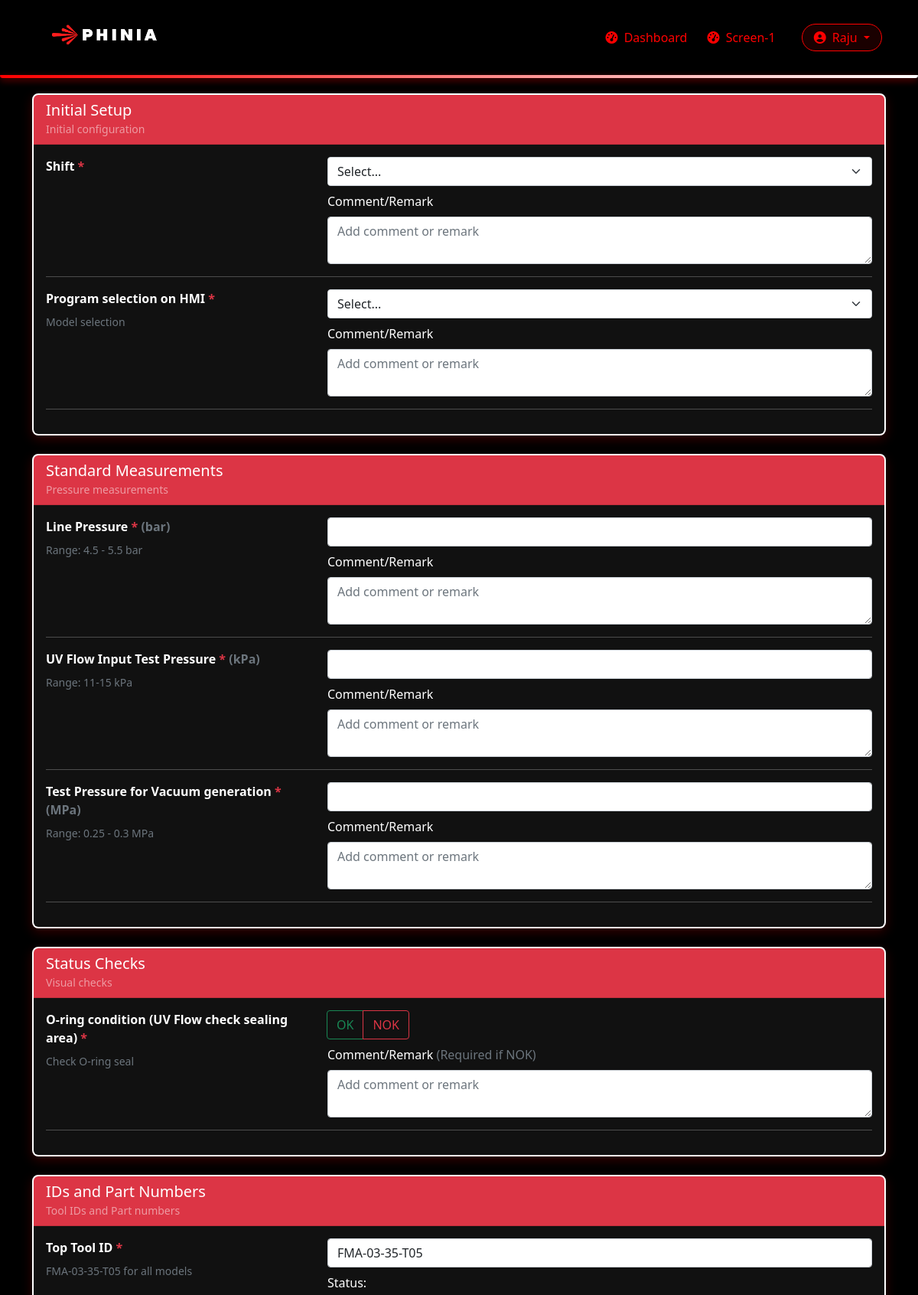
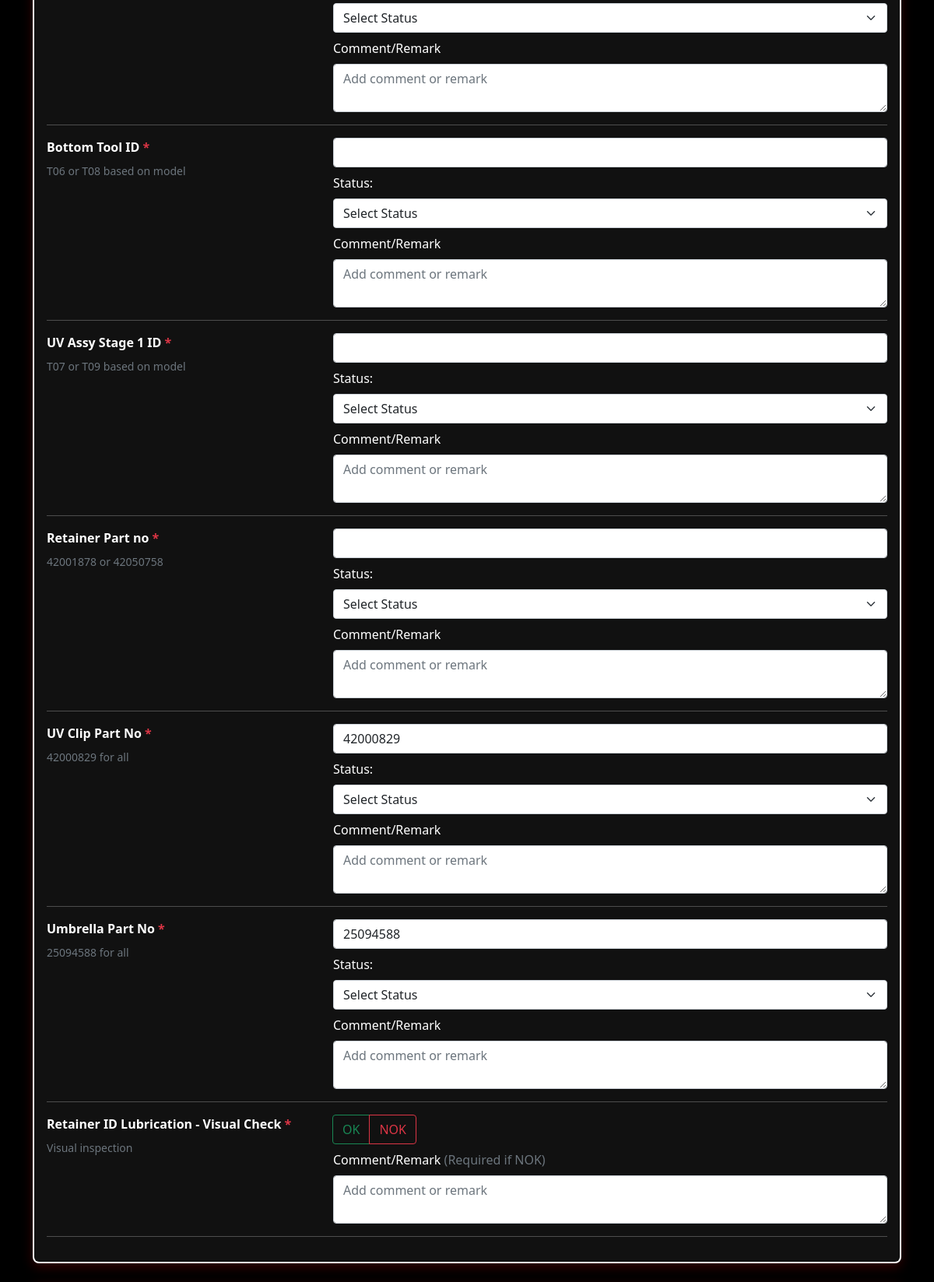
/responses/13/edit/ (signed in, upper part), run on the app's committed database (2 pictures, top to bottom).
### main/models.py (models this page shows, shortened)
class User(AbstractUser):
    USER_TYPES = (
        ('operator', 'Operator'),
        ('shift_supervisor', 'Shift Supervisor'),
        ('quality_supervisor', 'Quality Supervisor'),
    )
    company_id = models.CharField(max_length=100, blank=True, null=True)
    skill_matrix_level = models.CharField(max_length=200, blank=True, null=True)
    user_type = models.CharField(max_length=20, choices=USER_TYPES)

class ChecksheetSection(models.Model):
    checksheet = models.ForeignKey(Checksheet, on_delete=models.CASCADE, related_name='sections')
    name = models.CharField(max_length=200, verbose_name="Section Name")
    name_hindi = models.CharField(max_length=200, blank=True, verbose_name="Section Name (Hindi)")
    description = models.TextField(blank=True, verbose_name="Section Description")
    order = models.PositiveIntegerField(default=0, verbose_name="Display Order")
    is_active = models.BooleanField(default=True, verbose_name="Active")
    class Meta:
        ordering = ['checksheet', 'order', 'name']
        unique_together = ['checksheet', 'name']
        verbose_name = "Checksheet Section"
        verbose_name_plural = "Checksheet Sections"

class ChecksheetField(models.Model):
    FIELD_TYPE_CHOICES = [
        ('text', 'Text Input'),
        ('number', 'Number Input'),
        ('decimal', 'Decimal Input'),
        ('dropdown', 'Dropdown Select'),
        ('ok_nok', 'OK/NOK'),
        ('yes_no', 'Yes/No'),
        ('date', 'Date'),
        ('time', 'Time'),
        ('datetime', 'Date & Time'),
        ('checkbox', 'Checkbox'),
        ('textarea', 'Text Area'),
    ]
    section = models.ForeignKey(ChecksheetSection, on_delete=models.CASCADE, related_name='fields')
    label = models.CharField(max_length=300, verbose_name="Field Label")
    label_hindi = models.CharField(max_length=300, blank=True, verbose_name="Field Label (Hindi)")
    field_type = models.CharField(max_length=20, choices=FIELD_TYPE_CHOICES, default='text')
    choices = models.TextField(
        blank=True,
        verbose_name="Choices (comma-separated)",
        help_text="For dropdown fields, enter choices separated by commas"
    )
    is_required = models.BooleanField(default=True, verbose_name="Required Field")
    min_value = models.FloatField(null=True, blank=True, verbose_name="Minimum Value")
    max_value = models.FloatField(null=True, blank=True, verbose_name="Maximum Value")
    unit = models.CharField(max_length=50, blank=True, verbose_name="Unit (e.g., bar, kPa, LPM)")
    help_text = models.CharField(max_length=500, blank=True, verbose_name="Help Text")
    help_text_hindi = models.CharField(max_length=500, blank=True, verbose_name="Help Text (Hindi)")
    default_value = models.CharField(max_length=200, blank=True, verbose_name="Default Value")
    placeholder = models.CharField(max_length=200, blank=True, verbose_name="Placeholder Text")
    auto_fill_based_on_model = models.BooleanField(
        default=False,
        verbose_name="Auto-fill based on selected model"
    )
    model_value_mapping = models.JSONField(
        null=True,
        blank=True,
        verbose_name="Model Value Mapping"
    )
    has_status_field = models.BooleanField(
        default=False,
        verbose_name="Has Status Field (OK/NOK)"
    )
    requires_comment_if_nok = models.BooleanField(
        default=False,
        verbose_name="Require comment if NOK/No"
    )
    order = models.PositiveIntegerField(default=0, verbose_name="Display Order")
    is_active = models.BooleanField(default=True, verbose_name="Active")
    class Meta:
        ordering = ['section', 'order', 'label']
        verbose_name = "Checksheet Field"
        verbose_name_plural = "Checksheet Fields"
    def get_choices_list(self):
        if self.choices:
            return [choice.strip() for choice in self.choices.split(',')]
        return []

### main/views.py (the view, shortened to what this page needs)
# urls.py: path('responses/<int:response_id>/edit/', views.edit_checksheet_response, name='edit_checksheet_response'),
@login_required
def edit_checksheet_response(request, response_id):
    response = get_object_or_404(
        ChecksheetResponse.objects.select_related('checksheet', 'filled_by'),
        pk=response_id
    )
    is_owner = response.filled_by == request.user
    is_supervisor = request.user.user_type in ['shift_supervisor', 'quality_supervisor']
    is_admin = request.user.is_superuser
    if not (is_owner or is_supervisor or is_admin):
        messages.error(request, 'You do not have permission to edit this checksheet.')
        return redirect('checksheet_response_detail', response_id=response.id)
    editable_statuses = ['draft', 'rejected']
    if is_supervisor or is_admin:
        editable_statuses.extend(['submitted', 'supervisor_approved'])
    if response.status not in editable_statuses:
        messages.error(request, f'This checksheet cannot be edited because it is {response.get_status_display()}.')
        return redirect('checksheet_response_detail', response_id=response.id)
    checksheet = response.checksheet
    sections = checksheet.sections.filter(is_active=True).prefetch_related(
        Prefetch('fields', queryset=ChecksheetField.objects.filter(is_active=True).order_by('order'))
    ).order_by('order')
    existing_responses = {}
    for field_response in response.field_responses.select_related('field'):
        existing_responses[field_response.field.id] = {
            'field_id': field_response.field.id,
            'value': field_response.value,
            'status': field_response.status,
            'comment': field_response.comment,
        }
    context = {
        'checksheet': checksheet,
        'sections': sections,
        'response': response,
        'existing_responses': existing_responses,
        'page_title': f'Edit {checksheet.name}',
        'is_edit': True
    }
    return render(request, 'checksheets/checksheet_form.html', context)

### main/templates/checksheets/checksheet_form.html (shortened to what this page needs)
{% extends 'main/base.html' %}
{% load checksheet_filters %}
{% block content %}
<form method="post" id="checksheetForm">
    {% for section in sections %}
    <div class="card mb-4">
        <div class="card-header bg-danger text-white">
            <h5 class="mb-0">{{ section.name }}</h5>
            {% if section.description %}
                <small class="text-white-50">{{ section.description }}</small>
            {% endif %}
        </div>
        <div class="card-body">
            {% for field in section.fields.all %}
                <div class="row mb-3 field-row">
                    <div class="col-md-4">
                        <label class="form-label fw-bold">
                            {{ field.label }}
                            {% if field.is_required %}<span class="text-danger">*</span>{% endif %}
                            {% if field.unit %}
                                <span class="text-muted">({{ field.unit }})</span>
                            {% endif %}
                        </label>
                        {% if field.help_text %}
                            <small class="text-muted d-block">{{ field.help_text }}</small>
                        {% endif %}
                    </div>
                    <div class="col-md-8">
                        {% if field.field_type == 'text' %}
                            <input type="text"
                                   class="form-control"
                                   name="field_{{ field.id }}"
                                   placeholder="{{ field.placeholder }}"
                                   {% if field.is_required %}required{% endif %}
                                   value="{% if is_edit and field.id in field_responses %}{{ field_responses|get_item:field.id|get_item:'value' }}{% elif form_data %}{{ form_data|get_field_value:field.id }}{% else %}{{ field.default_value }}{% endif %}">
                        {% elif field.field_type == 'decimal' %}
                            <input type="number"
                                   class="form-control"
                                   name="field_{{ field.id }}"
                                   {% if field.min_value %}min="{{ field.min_value }}"{% endif %}
                                   {% if field.max_value %}max="{{ field.max_value }}"{% endif %}
                                   step="0.01"
                                   placeholder="{{ field.placeholder }}"
                                   {% if field.is_required %}required{% endif %}
                                   value="{% if is_edit and field.id in field_responses %}{{ field_responses|get_item:field.id|get_item:'value' }}{% elif form_data %}{{ form_data|get_field_value:field.id }}{% else %}{{ field.default_value }}{% endif %}">
                        {% elif field.field_type == 'dropdown' %}
                            <select class="form-select"
                                    name="field_{{ field.id }}"
                                    {% if field.is_required %}required{% endif %}>
                                <option value="">Select...</option>
                            </select>
                        {% elif field.field_type == 'ok_nok' %}
                            <div class="btn-group" role="group">
                                <label class="btn btn-outline-success" for="field_{{ field.id }}_ok">OK</label>
                                <label class="btn btn-outline-danger" for="field_{{ field.id }}_nok">NOK</label>
                            </div>
                        {% endif %}
                        {% if field.has_status_field %}
                            <div class="mt-2">
                                <label class="form-label">Status:</label>
                                <select class="form-select" name="status_{{ field.id }}">
                                    <option value="">Select Status</option>
                                </select>
                            </div>
                        {% endif %}
                        <div class="mt-2">
                            <label class="form-label">
                                Comment/Remark
                                {% if field.requires_comment_if_nok %}
                                    <span class="text-muted">(Required if NOK)</span>
                                {% endif %}
                            </label>
                            <textarea class="form-control"
                                      name="comment_{{ field.id }}"
                                      rows="2"
                                      placeholder="Add comment or remark">{% if is_edit and field.id in field_responses %}{{ field_responses|get_item:field.id|get_item:'comment' }}{% elif form_data %}{{ form_data|get_comment_value:field.id }}{% endif %}</textarea>
                        </div>
                    </div>
                </div>
                <hr>
            {% endfor %}
        </div>
    </div>
    {% endfor %}
</form>
{% endblock %}

### main/templates/main/base.html (shortened to what this page needs)
{% load static %}
<!DOCTYPE html>
<html lang="en">
<head>
    <link rel="stylesheet" href="{% static 'css/bootstrap.min.css' %}" />
    <link rel="stylesheet" href="{% static 'css/all.min1.css' %}" />
    <link rel="stylesheet" href="{% static 'css/all.min2.css' %}" />
    {% load static %}
</head>
<body>
    <nav class="navbar navbar-expand-lg navbar-dark">
        <div class="container navbar-container">
            <a class="navbar-brand" href="{% url 'dashboard' %}">
                <img src="{% static 'images/image2.png' %}" alt="Phinia Logo" height="68">
            </a>
            {% if user.is_authenticated %}
            <div class="collapse navbar-collapse justify-content-end" id="navbarNav">
                <ul class="navbar-nav align-items-center">
                    <li class="nav-item">
                        <a class="nav-link {% if request.resolver_match.url_name == 'dashboard' %}active{% endif %}"
                           href="{% url 'dashboard' %}">
                           <i class="fas fa-tachometer-alt me-1"></i> Dashboard
                        </a>
                    </li>
                    <li class="nav-item">
                        <a class="nav-link" href="{% url 'station_media_slider' station_id=1 %}">
                            <i class="fas fa-tachometer-alt me-1"></i> Screen-1
                        </a>
                    </li>
                    <li class="nav-item dropdown ms-3">
                        <a class="nav-link dropdown-toggle" href="#" id="userDropdown" role="button"
                           data-bs-toggle="dropdown" aria-expanded="false"
                           style="border: 1px solid #ff0000; border-radius: 20px; padding: 5px 15px; background: rgba(255,0,0,0.1);">
                            <i class="fas fa-user-circle me-1"></i> {{ user.username }}
                        </a>
                    </li>
                </ul>
            </div>
            {% endif %}
        </div>
    </nav>
    <div class="container mt-4">
        {% block content %}{% endblock %}
    </div>
</body>
</html>

### static/css/all.min1.css (style rules this page uses)
.fa,.fab,.fad,.fal,.far,.fas { -moz-osx-font-smoothing:grayscale;-webkit-font-smoothing:antialiased;display:inline-block;font-style:normal;font-variant:normal;text-rendering:auto;line-height:1 }
.fa-tachometer-alt:before { content:"\f3fd" }
.fa-user-circle:before { content:"\f2bd" }

### main/templates/main/base.html (style rules this page uses)
body { background-color: black; color: #ffffff; font-family: 'Segoe UI', Tahoma, Geneva, Verdana, sans-serif; }
.navbar { background-color: #000000; position: relative; padding: 10px 0; border-bottom: none; margin-bottom: 8px; }
.navbar::after { content: ''; position: absolute; bottom: -4px; left: 0; width: 100%; height: 4px; background: linear-gradient(90deg, #ff0000, #ffffff, #ff0000); background-size: 200% 100%; border-radius: 10px 10px 80px 80px !important; box-shadow: 0 3px 8px rgba(255, 0, 0, 0.5); animation: borderSlide 4s infinite alternate; }
.navbar-brand img { transition: transform 0.3s; }
.navbar-container { position: relative; z-index: 10; }
.navbar-nav .nav-link { color: #ff0000 !important; font-weight: 500; padding: 8px 15px; margin: 0 5px; border-radius: 8px; transition: all 0.3s; position: relative; overflow: hidden; }
.navbar-nav .nav-link::before { content: ''; position: absolute; bottom: 0; left: 50%; width: 0; height: 2px; background-color: #ffffff; transform: translateX(-50%); transition: width 0.3s ease; }
.card { border: 2px solid #ffffff; border-radius: 8px; overflow: hidden; box-shadow: 0 5px 15px rgba(255, 0, 0, 0.2); }

### main/templates/checksheets/checksheet_form.html (style rules this page uses)
.card-body { background-color: #111 }

### data on the page
User: username "Raju"
ChecksheetSection: name "Initial Setup", description "Initial configuration"
ChecksheetField: label "Shift", id "Add comment or remark"
ChecksheetField: label "Program selection on HMI", help_text "Model selection", id "Add comment or remark"
ChecksheetSection: name "Standard Measurements", description "Pressure measurements"
ChecksheetField: label "Line Pressure", unit "bar", help_text "Range: 4.5 - 5.5 bar", id "Add comment or remark"
ChecksheetField: label "UV Flow Input Test Pressure", unit "kPa", help_text "Range: 11-15 kPa", id "Add comment or remark"
ChecksheetField: label "Test Pressure for Vacuum generation", unit "MPa", help_text "Range: 0.25 - 0.3 MPa", id "Add comment or remark"
ChecksheetSection: name "Status Checks", description "Visual checks"
ChecksheetField: label "O-ring condition (UV Flow check sealing area)", help_text "Check O-ring seal", requires_comment_if_nok "(Required if NOK)", id "Add comment or remark"
ChecksheetSection: name "IDs and Part Numbers", description "Tool IDs and Part numbers"
ChecksheetField: label "Top Tool ID", help_text "FMA-03-35-T05 for all models", default_value "FMA-03-35-T05", id "Add comment or remark"
ChecksheetField: label "Bottom Tool ID", help_text "T06 or T08 based on model", id "Add comment or remark"
ChecksheetField: label "UV Assy Stage 1 ID", help_text "T07 or T09 based on model", id "Add comment or remark"
ChecksheetField: label "Retainer Part no", help_text "42001878 or 42050758", id "Add comment or remark"
ChecksheetField: label "UV Clip Part No", help_text "42000829 for all", default_value "42000829", id "Add comment or remark"
ChecksheetField: label "Umbrella Part No", help_text "25094588 for all", default_value "25094588", id "Add comment or remark"
ChecksheetField: label "Retainer ID Lubrication - Visual Check", help_text "Visual inspection", requires_comment_if_nok "(Required if NOK)", id "Add comment or remark"
